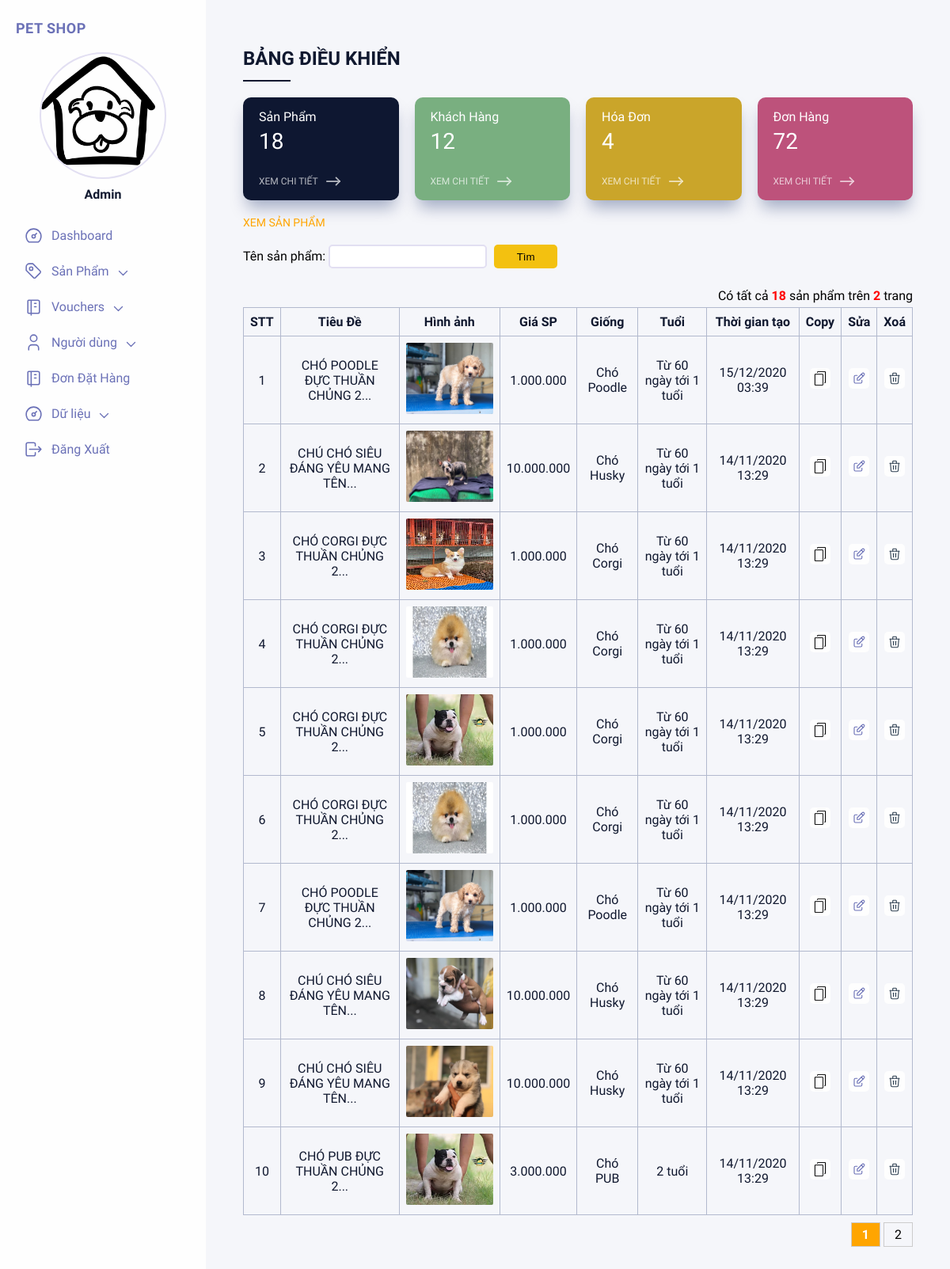
The app's page /admin/xem-san-pham.php (signed in) with its own data.
### tables this page shows
CREATE TABLE `post` (
  `id` int(11) NOT NULL AUTO_INCREMENT,
  `title` varchar(255) NOT NULL,
  `price` int(255) NOT NULL,
  `kind` varchar(200) NOT NULL,
  `age` varchar(255) NOT NULL,
  `address` varchar(255) NOT NULL,
  `image` varchar(255) NOT NULL,
  `type` int(1) NOT NULL,
  `created_time` varchar(255) NOT NULL,
  `last_updated` varchar(255) NOT NULL,
  PRIMARY KEY (`id`)
);

### admin/xem-san-pham.php (the view, shortened to what this page needs)
<!DOCTYPE html>
<html lang="en">
<head>
    <link rel="stylesheet" href="css/main.css">
</head>
<body>
<?php
include '../config.php';
$config_name = "product";
$config_title = "sản phẩm";
if (!empty($_SESSION['current_admin'])) {
    $item_per_page = (!empty($_GET['per_page'])) ? $_GET['per_page'] : 10;
    $current_page = (!empty($_GET['page'])) ? $_GET['page'] : 1;
    $offset = ($current_page - 1) * $item_per_page;
    if(!empty($kind)){
        $totalRecords = mysqli_query($conn, "select * from post where kind like '%$kind%'");
    }else{
        $totalRecords = mysqli_query($conn, "SELECT * FROM `post`");
    }
    $totalRecords = $totalRecords->num_rows;
    $totalPages = ceil($totalRecords / $item_per_page);
    if(!empty($kind)){
        $products = mysqli_query($conn, "select * from post where kind like '%$kind%' ORDER BY `id` DESC LIMIT " . $item_per_page . " OFFSET " . $offset);
    }else{
        $products = mysqli_query($conn, "SELECT * FROM `post` ORDER BY `id` DESC LIMIT " . $item_per_page . " OFFSET " . $offset);
    }
}else echo "<script>alert('Bạn chưa đăng nhập!');
                location.href='../Sign-In-Sign-Up-Form/index.html'</script>";;
    ?>
    <?php
          include('./menu.php');
          ?>
                <div class="right">
                    <div class="right__content">
                        <div class="right__title">Bảng điều khiển</div>
                        <div class="right__cards">
                            <a class="right__card" href="xem-san-pham.php">
                                <div class="right__cardTitle">Sản Phẩm</div>
                                <div class="right__cardNumber"><?= $totalRecords?></div>
                                <div class="right__cardDesc">Xem Chi Tiết <img src="assets/arrow-right.svg" alt=""></div>
                            </a>
                            <a class="right__card" href="view_customers.html">
                                <div class="right__cardTitle">Khách Hàng</div>
                                <div class="right__cardNumber">12</div>
                                <div class="right__cardDesc">Xem Chi Tiết <img src="assets/arrow-right.svg" alt=""></div>
                            </a>
                            <a class="right__card" href="view_p_category.html">
                                <div class="right__cardTitle">Hóa Đơn</div>
                                <div class="right__cardNumber">4</div>
                                <div class="right__cardDesc">Xem Chi Tiết <img src="assets/arrow-right.svg" alt=""></div>
                            </a>
                            <a class="right__card" href="./don-hang.php">
                                <div class="right__cardTitle">Đơn Hàng</div>
                                <div class="right__cardNumber">72</div>
                                <div class="right__cardDesc">Xem Chi Tiết <img src="assets/arrow-right.svg" alt=""></div>
                            </a>
                        </div>
                        <p class="right__desc">Xem sản phẩm</p>
                        <div class="right__table">
                             <div class="listing-search">
                                <form id="<?=$config_name?>-search-form" action="xem-san-pham.php?action=search" method="POST">
                                    <fieldset>
                        Tên <?=$config_title?>: <input type="text" name="kind" />
                                        <button type="submit">Tìm</button>
                                    </fieldset>
                                </form>
                            </div>
                             <div class="total-items">
                                <span>Có tất cả <strong><?=$totalRecords?></strong> <?=$config_title?> trên <strong><?=$totalPages?></strong> trang</span>
                            </div>
                            <div class="right__tableWrapper">
                                <table>
                                    <thead>
                                        <tr>
                                            <th>STT</th>
                                            <th>Tiêu Đề</th>
                                            <th>Hình ảnh</th>
                                            <th>Giá SP</th>
                                            <th>Giống</th>
                                           <th>Tuổi</th>
                                            <th>Thời gian tạo</th>
                                            <th>Copy</th>
                                            <th>Sửa</th>
                                            <th>Xoá</th>
                                        </tr>
                                    </thead>
                <?php
                $stt = 0;
                while ($row = mysqli_fetch_array($products)) {
                    $stt ++;
                ?>
                     <tbody>
                        <tr>
                            <td><?= $stt ?></td>
                            <?php
                            $string = strip_tags($row['title']);
                            if (strlen($string) > 40) {
                                $stringCut = substr($string, 0, 40);
                                $endPoint = strrpos($stringCut, ' ');
                                $string = $endPoint? substr($stringCut, 0, $endPoint) : substr($stringCut, 0);
                                $string .= '... ';
                            }
                            ?>
                          <td ><?= $string ?></td>
                            <td id="anhsp"><img src="../<?= $row['image'] ?>" alt="<?= $row['kind'] ?>" title="<?= $row['kind'] ?>"/></td>
                            <td><?=number_format(($row['price']),0,",",".")  ?></td>
                            <td><?= $row['kind'] ?></td>
                            <td><?= $row['age'] ?></td>
                            <td><?= date('d/m/Y H:i', $row['created_time']) ?></td>
                       <td data-label="copy" class="right__iconTable"><a href="./cap-nhat-san-pham.php?id=<?= $row['id'].'&task=copy' ?>"><img src="assets/copy.png" alt=""></a></td>
                            <td data-label="Sửa" class="right__iconTable"><a href="./cap-nhat-san-pham.php?id=<?= $row['id'] ?>"><img src="assets/icon-edit.svg" alt=""></a></td>
                            <td data-label="Xoá" class="right__iconTable"><a href="./<?=$config_name?>_delete.php?id=<?= $row['id'] ?>"><img src="assets/icon-trash-black.svg" alt=""></a></td>
                        </tr>
                 <?php } ?>
                                </table>
                                <?php
            include './pagination.php';
            ?>
                            </div>
                        </div>
                    </div>
                </div>
            </div>
        </div>
    </div>
</body>
</html>

### admin/css/main.css (style rules this page uses)
* { margin: 0; padding: 0; list-style: none; border: 0; -webkit-tap-highlight-color: transparent; text-decoration: none; color: inherit; box-sizing: border-box; }
body { font-family: "Muli", sans-serif; background-color: #E2DFF2; }
.right { width: 100%; height: 100%; overflow-y: scroll; }
.right__content { padding: 60px 5%; }
.right__title { color: #10182F; font-size: 24px; font-weight: bold; text-transform: uppercase; position: relative; padding-bottom: 15px; margin-bottom: 20px; }
.right__title:before { content: ''; position: absolute; width: 60px; height: 2px; background-color: #10182F; bottom: 0; }
.right__desc { margin-bottom: 20px; text-transform: uppercase; font-size: 14px; color: orange; }
.right__cards { display: grid; grid-template-columns: repeat(4, 1fr); grid-gap: 20px; margin-bottom: 20px; }
.right__card { background-color: #0E1731; border-radius: 10px; color: white; padding: 15px 20px; box-shadow: 0px 14px 20px -5px rgba(4, 26, 90, 0.340773); transition: all 0.3s ease; }
.right__card:nth-child(2) { background-color: #79af80; }
.right__card:nth-child(3) { background-color: #caa52a; }
.right__card:nth-child(4) { background-color: #bd527b; }
.right__cardTitle { font-size: 16px; margin-bottom: 5px; }
.right__cardNumber { font-size: 28px; margin-bottom: 15px; }
.right__cardDesc { text-transform: uppercase; font-size: 12px; display: flex; align-items: center; opacity: 0.7; transform: translateY(5px); }
.right__cardDesc img { width: 28px; margin-left: 5px; }
.right table { border-collapse: collapse; width: 100%; margin-bottom: 10px; }
.right table td, .right table th { border: 1px solid #b2b9ce; text-align: left; padding: 8px; color: #10182F; }
.right table th { text-align: center; }
.right table td { text-align: center; }
.right table td img { width: 60px; border-radius: 2px; }
.right__iconTable { text-align: center !important; }
.right__iconTable img { width: 26px !important; height: 26px; padding: 4px; transition: all 0.2s ease; background-color: #fefefe; border-radius: 5px !important; }
.total-items { margin-bottom: 5px; text-align: right; }
.total-items strong { color: red; }
#anhsp img { width: 110px; height: 90px; }
.listing-search { margin-bottom: 10px; }
.listing-search input { margin-bottom: 15px; height: 30px; width: 200px; border: solid 2px #E2DFF2; margin-right: 5px; border-radius: 5px; }
.listing-search button { width: 80px; min-height: 30px; background-color: #F3C110; border-style: inherit; border-radius: 5px; }
* { box-sizing: border-box; }

### records on screen
post: title "CHÓ POODLE ĐỰC THUẦN CHỦNG 2...", image (picture), price "1.000.000", kind "Chó Poodle", age "Từ 60 ngày tới 1 tuổi", created_time "15/12/2020 03:39"
post: title "CHÚ CHÓ SIÊU ĐÁNG YÊU MANG TÊN...", image (picture), price "10.000.000", kind "Chó Husky", age "Từ 60 ngày tới 1 tuổi", created_time "14/11/2020 13:29"
post: title "CHÓ CORGI ĐỰC THUẦN CHỦNG 2...", image (picture), price "1.000.000", kind "Chó Corgi", age "Từ 60 ngày tới 1 tuổi", created_time "14/11/2020 13:29"
post: title "CHÓ CORGI ĐỰC THUẦN CHỦNG 2...", image (picture), price "1.000.000", kind "Chó Corgi", age "Từ 60 ngày tới 1 tuổi", created_time "14/11/2020 13:29"
post: title "CHÓ CORGI ĐỰC THUẦN CHỦNG 2...", image (picture), price "1.000.000", kind "Chó Corgi", age "Từ 60 ngày tới 1 tuổi", created_time "14/11/2020 13:29"
post: title "CHÓ CORGI ĐỰC THUẦN CHỦNG 2...", image (picture), price "1.000.000", kind "Chó Corgi", age "Từ 60 ngày tới 1 tuổi", created_time "14/11/2020 13:29"
post: title "CHÓ POODLE ĐỰC THUẦN CHỦNG 2...", image (picture), price "1.000.000", kind "Chó Poodle", age "Từ 60 ngày tới 1 tuổi", created_time "14/11/2020 13:29"
post: title "CHÚ CHÓ SIÊU ĐÁNG YÊU MANG TÊN...", image (picture), price "10.000.000", kind "Chó Husky", age "Từ 60 ngày tới 1 tuổi", created_time "14/11/2020 13:29"
post: title "CHÚ CHÓ SIÊU ĐÁNG YÊU MANG TÊN...", image (picture), price "10.000.000", kind "Chó Husky", age "Từ 60 ngày tới 1 tuổi", created_time "14/11/2020 13:29"
post: title "CHÓ PUB ĐỰC THUẦN CHỦNG 2...", image (picture), price "3.000.000", kind "Chó PUB", age "2 tuổi", created_time "14/11/2020 13:29"

### other values on screen
$totalRecords "18"
$config_title "sản phẩm"
$totalPages "2"
